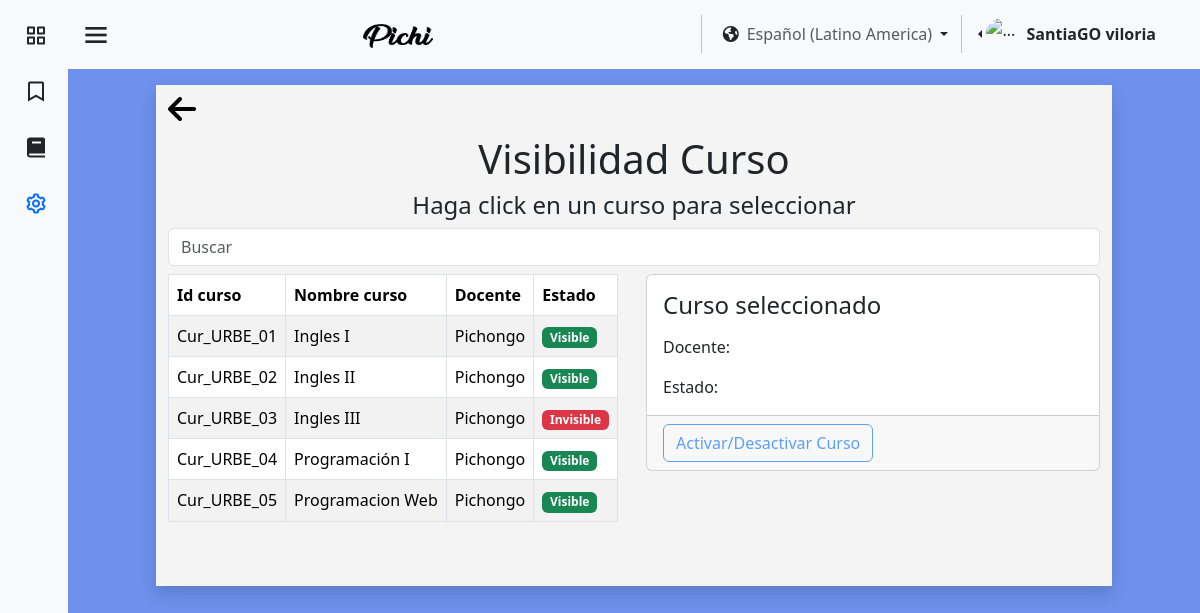
Screenshot of /pages/es/estadoCurso.php (signed in) with the database file from the repository.
### tables this page shows
CREATE TABLE `usuario` (
  `id_user` int(11) NOT NULL,
  `identificacion_user` varchar(11) NOT NULL,
  `nombre_user` varchar(25) NOT NULL,
  `apellido_user` varchar(25) NOT NULL,
  `correo_user` varchar(45) NOT NULL,
  `contrasena_user` varchar(16) NOT NULL,
  `direccion_user` varchar(80) NOT NULL,
  `numero_user` varchar(15) NOT NULL,
  `fecha_nacimiento_user` datetime NOT NULL,
  `Active_online` tinyint(1) NOT NULL,
  `sexo_user` varchar(15) NOT NULL,
  `Empresa_id_empresa` int(11) DEFAULT NULL,
  `rol` tinyint(1) NOT NULL,
  `img_perfil` varchar(255) NOT NULL
);

CREATE TABLE `cursos` (
  `id_cur` varchar(100) NOT NULL,
  `nombre_cur` varchar(45) NOT NULL,
  `fecha_inicio` date NOT NULL,
  `cupos_cur_min` int(11) NOT NULL,
  `cupos_cur_max` int(11) NOT NULL,
  `Empresa_id_empresa` int(11) NOT NULL,
  `fecha_fin` date NOT NULL,
  `visibilidad_curso` varchar(11) NOT NULL
);

### pages/es/estadoCurso.php (the view, shortened to what this page needs)
<?php
require "../../assests/php/LoginBD.php";
$cursos = [];
if (isset($_SESSION['id_user'])) {
    $usuarios1 = $_SESSION['id_user'];
    $conexion1 = mysqli_query($mysqli, "SELECT Empresa_id_empresa, rol, nombre_user, apellido_user FROM usuario WHERE id_user = '$usuarios1'");
    if (mysqli_num_rows($conexion1) > 0) {
        $datos = mysqli_fetch_assoc($conexion1);
        $rol = $datos['rol'];
        $empresaUsuario = $datos['Empresa_id_empresa'];
        $nombreUsuario = $datos['nombre_user'];
        $apellidoUsuario = $datos['apellido_user'];
        $conexion2 = mysqli_query($mysqli, "SELECT nombre_empresa FROM empresa WHERE id_empresa = '$empresaUsuario'");
        if (mysqli_num_rows($conexion2) > 0) {
            $conexion3 = mysqli_query($mysqli, "SELECT * FROM cursos WHERE Empresa_id_empresa = '$empresaUsuario'");
            if (mysqli_num_rows($conexion3) > 0) {
                while ($datos3 = mysqli_fetch_assoc($conexion3)) {
                    $cursos[] = $datos3;
                }
            }
        }
    }
}
?>
<!DOCTYPE html>
<html lang="en">
<head>
    <link href="https://cdn.jsdelivr.net/npm/bootstrap@5.3.3/dist/css/bootstrap.min.css" rel="stylesheet"
 />
    <link href="https://unpkg.com/boxicons@2.1.4/css/boxicons.min.css" rel="stylesheet" />
    <link rel="stylesheet" href="https://cdnjs.cloudflare.com/ajax/libs/font-awesome/6.5.1/css/all.min.css"
 />
    <link rel="stylesheet" href="../../assests/css/colorPallete.css" />
    <link rel="stylesheet" href="../../assests/css/viewUser.css" />
    <link rel="stylesheet" href="../../assests/css/sidebar.css" />
</head>
<body class="bg-pastel" id="body-pd">
    <header id="header">
        <nav class="navbar bg-body-tertiary">
            <div class="container-fluid">
                <div class="header_toggle">
                    <i class="bx bx-menu" id="header-toggle"></i>
                </div>
                <a class="navbar-brand" href="../../index.html">
                    <img src="../../assests/img/text-1710023184778.png" alt="Bootstrap" width="70" height="24" />
                </a>
                <div class="d-flex flex-wrap justify-content-end">
                    <div class="nav-item dropdown">
                        <button class="btn dropdown-toggle" data-bs-toggle="dropdown" aria-expanded="false" href="#">
                            <span class="fa-solid fa-earth-americas"></span><a class="ms-2 text-body-secondary"
                                href="#">Español (Latino America)</a>
                        </button>
                    </div>
                    <div class="btn-group dropstart me-4 pe-2">
                        <a href="#" class="d-flex align-items-center link-dark text-decoration-none dropdown-toggle"
                            id="dropdownUser2" data-bs-toggle="dropdown" aria-expanded="false">
                            <img src="https://github.com/PichiGod.png" alt="..." width="32" height="32"
                                class="rounded-circle me-2" />
                            <strong>
                                <?php echo $nombreUsuario . " " . $apellidoUsuario; ?>
                            </strong>
                        </a>
                    </div>
                </div>
            </div>
        </nav>
    </header>
    <div class="l-navbar bg-body-tertiary" id="nav-bar">
        <nav class="nav">
            <div class="nav_list">
                <a href="Inicio.php" class="nav_link link-dark">
                    <i class="bx bx-grid-alt nav_icon"></i>
                </a>
                <a href="tutorial.php" class="nav_link link-dark">
                    <i class='bx bx-bookmark nav_icon'></i>
                </a>
                <a href="cursos.php" class="nav_link link-dark">
                    <i class="bx bxs-book nav_icon"></i>
                </a>
                <?php if ($rol != 0) { ?>
                    <a href="MenuAdmin.php" class="nav_link active">
                        <i class="bx bx-cog nav_icon"></i>
                    </a>
                <?php }
                ; ?>
            </div>
        </nav>
    </div>
    <section>
        <div class="container-fluid bg-blanco my-3 pb-2 shadow">
            <a href="MenuAdmin.php"><i class="fa-solid mt-2 fa-arrow-left" style="font-size:2rem;color:black;"></i></a>
            <h1 class="text-center pt-2">Visibilidad Curso</h1>
            <h4 class="text-center fw-light">Haga click en un curso para seleccionar</h4>
                <input class="form-control me-2" id="searchInput" type="search" placeholder="Buscar"
                    aria-label="Search">
            <div class="row mt-2 d-flex">
                <div class="col-md col-sm col-lg-6 mb-2">
                    <table style="height: 280px;" class="table table-bordered table-hover table-striped"
                        id="courseTable">
                        <thead>
                            <tr>
                                <th scope="col">Id curso</th>
                                <th scope="col">Nombre curso</th>
                                <th scope="col">Docente</th>
                                <th scope="col">Estado</th>
                            </tr>
                        </thead>
                        <tbody id="tableBody">
                            <?php foreach ($cursos as $curso) { ?>
                                <tr onclick="selectRow(this);">
                                    <td scope="row">
                                        <?php echo $curso['id_cur']; ?>
                                    </td>
                                    <td>
                                        <?php echo $curso['nombre_cur']; ?>
                                    </td>
                                    <td>Pichongo</td>
                                    <td>
                                        <span
                                            class="badge <?php echo $curso['visibilidad_curso'] === 'Visible' ? 'text-bg-success' : 'text-bg-danger'; ?>">
                                            <?php echo $curso['visibilidad_curso']; ?>
                                        </span>
                                    </td>
                                </tr>
                            <?php } ?>
                        </tbody>
                    </table>
                </div>
                <div class="col-lg-6 col-md col-sm">
                    <div class="card">
                        <div class="card-body">
                            <h4 class="card-title" id="selectedCourseTitle">Curso seleccionado</h4>
                            <p class="card-text">Docente: <span id="selectedCourseTeacher"></span></p>
                            <p class="card-text">Estado: </p>
                        </div>
                        <div class="card-footer">
                            <button id="activar" type="button" class="btn btn-outline-primary disabled">
                                Activar/Desactivar Curso
                            </button>
                        </div>
                    </div>
                </div>
            </div>
        </div>
    </section>
</body>
</html>

### assests/css/colorPallete.css (style rules this page uses)
.bg-pastel { background-color: #527ce9d6; }
.bg-blanco { background-color: #F4F4F4; }

### assests/css/sidebar.css (style rules this page uses)
:root { --z-fixed: 100; --nav-width: 68px; --header-height: 3rem; }
body { transition: 0.5s; }
a { text-decoration: none; }
.header_toggle { justify-content: center; margin-top: 0.3rem; font-size: 2rem; cursor: pointer; }
.l-navbar { position: fixed; top: 0; left: -30%; width: var(--nav-width); height: 100vh; transition: 0.5s; z-index: var(--z-fixed); }
.nav { height: 100%; display: flex; flex-direction: column; justify-content: space-between; overflow: hidden; }
.nav_logo, .nav_link { display: grid; grid-template-columns: max-content max-content; align-items: center; column-gap: 1rem; padding: 0.5rem 0 0.5rem 1.5rem; }
.nav_link { position: relative; margin-bottom: 1rem; transition: 0.3s; }
.nav_icon { font-size: 1.5rem; }
section { margin-right: 2rem; margin-left: 2rem; }
.active::before { content: ""; position: absolute; left: 0; width: 2px; height: 32px; }
@media screen and (min-width: 768px) { body { margin: 0 0 0 0; padding-left: calc(var(--nav-width)); } }
@media screen and (min-width: 768px) { .l-navbar { left: 0; padding: 1rem 1rem 0 0; } }
@media (min-width: 576px) { section { margin-right: 5.5rem; margin-left: 5.5rem; } }

### pages/es/estadoCurso.php (style rules this page uses)
.table { width: 100%; display: block; white-space: nowrap; }
#tableBody>tr { display: table-row; }
#tableBody>tr>td { display: table-cell; white-space: nowrap; }

### rows the page displays
usuario: nombre_user "SantiaGO", apellido_user "viloria"
cursos: id_cur "Cur_URBE_01", nombre_cur "Ingles I", visibilidad_curso "Visible"
cursos: id_cur "Cur_URBE_02", nombre_cur "Ingles II", visibilidad_curso "Visible"
cursos: id_cur "Cur_URBE_03", nombre_cur "Ingles III", visibilidad_curso "Invisible"
cursos: id_cur "Cur_URBE_04", nombre_cur "Programación I", visibilidad_curso "Visible"
cursos: id_cur "Cur_URBE_05", nombre_cur "Programacion Web", visibilidad_curso "Visible"
